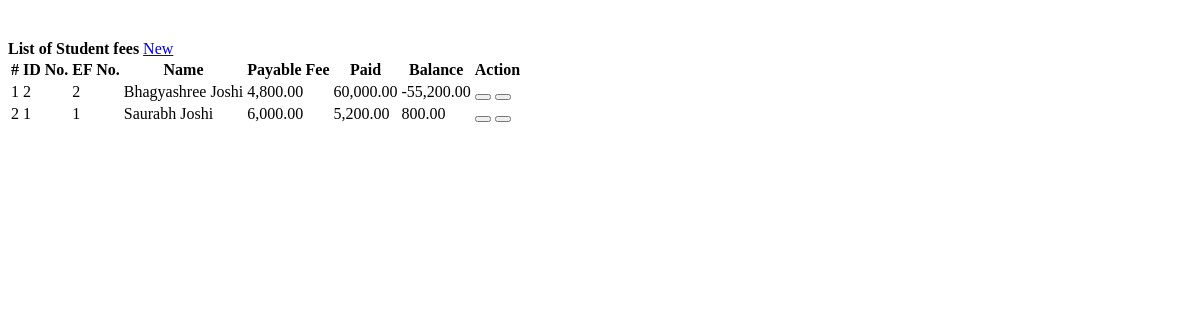
/fees.php, run on the app's committed database.
### tables this page shows
CREATE TABLE `student_ef_list` (
  `id` int(30) NOT NULL,
  `student_id` int(30) NOT NULL,
  `ef_no` varchar(200) NOT NULL,
  `course_id` int(30) NOT NULL,
  `total_fee` float NOT NULL,
  `AMOUNT_IN_WORDS` varchar(50) NOT NULL,
  `date_created` datetime NOT NULL DEFAULT current_timestamp()
);

CREATE TABLE `student` (
  `id` int(30) NOT NULL,
  `id_no` bigint(20) NOT NULL,
  `name` text NOT NULL,
  `father_name` varchar(40) NOT NULL,
  `contact` varchar(100) NOT NULL,
  `address` text NOT NULL,
  `email` varchar(200) NOT NULL,
  `timings` varchar(200) NOT NULL,
  `course` varchar(50) NOT NULL,
  `admission_fee` bigint(20) NOT NULL,
  `monthly_fee` bigint(20) NOT NULL,
  `amount_in_words` varchar(200) NOT NULL,
  `date_created` datetime NOT NULL DEFAULT current_timestamp()
);

### fees.php (the view, shortened to what this page needs)
<?php include('db_connect.php');?>
<div class="container-fluid">
	<div class="col-lg-12" style="position: relative; top: 32px;">
		<div class="row">
			<div class="col-md-12">
				<div class="card">
					<div class="card-header">
						<b>List of Student fees </b>
						<span class="float:right"><a class="btn btn-primary col-sm-6 col-md-2 float-right" href="javascript:void(0)" id="new_fees">
					<i class="fa fa-plus"></i> New
				</a></span>
					</div>
					<div class="card-body">
						<table class="table table-condensed table-bordered table-hover">
							<thead>
								<tr>
									<th class="text-center">#</th>
									<th class="">ID No.</th>
									<th class="">EF No.</th>
									<th class="">Name</th>
									<th class="">Payable Fee</th>
									<th class="">Paid</th>
									<th class="">Balance</th>
									<th class="text-center">Action</th>
								</tr>
							</thead>
							<tbody>
								<?php
								$i = 1;
								$fees = $conn->query("SELECT ef.*,s.name as sname,s.id_no FROM student_ef_list ef inner join student s on s.id = ef.student_id order by s.name asc ");
								while($row=$fees->fetch_assoc()):
									$paid = $conn->query("SELECT sum(amount) as paid FROM payments where ef_id=".$row['id']);
									$paid = $paid->num_rows > 0 ? $paid->fetch_array()['paid']:'';
									$balance = $row['total_fee'] - $paid;
								?>
								<tr>
									<td class="text-center"><?php echo $i++ ?></td>
									<td>
										<p> <?php echo $row['id_no'] ?></p>
									</td>
									<td>
										<p> <?php echo $row['ef_no'] ?></p>
									</td>
									<td>
										<p> <?php echo ucwords($row['sname']) ?></p>
									</td>
									<td class="text-right">
										<p><?php echo number_format($row['total_fee'],2) ?></p>
									</td>
									<td class="text-right">
										<p><?php echo number_format($paid,2) ?></p>
									<td class="text-right">
										<p><?php echo number_format($balance,2) ?></p>
									</td>
									<td class="text-center">
										<button class="btn btn-info edit_fees" type="button" data-id="<?php echo $row['id'] ?>" ><i class="fa fa-edit"></i></button>
										<button class="btn btn-danger delete_fees" type="button" data-id="<?php echo $row['id'] ?>"><i class="fa fa-trash-alt"></i></button>
									</td>
								</tr>
								<?php endwhile; ?>
							</tbody>
						</table>
					</div>
				</div>
			</div>
		</div>
	</div>
</div>

### fees.php (style rules this page uses)
td { vertical-align: middle !important; }
td p { margin: unset }

### data on the page
student_ef_list: student.id_no "2", ef_no "2", student.name "Bhagyashree Joshi", total_fee "4,800.00", paid "60,000.00", balance "-55,200.00"
student_ef_list: student.id_no "1", ef_no "1", student.name "Saurabh Joshi", total_fee "6,000.00", paid "5,200.00", balance "800.00"
